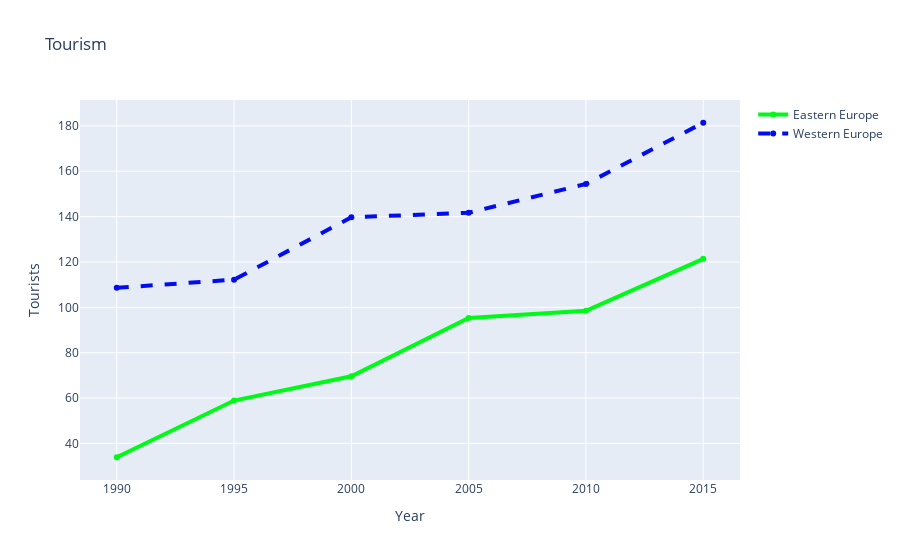

Write notebook code for a chart like this one.
### Code cell
offline.iplot (fig)

### Figure 1 — Plotly figure (JSON) as saved in the notebook; plotly's stock layout.template omitted (floating-point values rounded to 4 significant figures)
{"data": [{"line": {"color": "rgb(0,250,24)", "width": 4}, "name": "Eastern Europe", "type": "scatter", "x": [1990, 1995, 2000, 2005, 2010, 2015], "y": [33.9, 58.9, 69.6, 95.3, 98.5, 121.4]}, {"line": {"color": "rgba(2,12,240, 191)", "dash": "dash", "width": 4}, "name": "Western Europe", "type": "scatter", "x": [1990, 1995, 2000, 2005, 2010, 2015], "y": [108.6, 112.2, 139.7, 141.7, 154.4, 181.4]}], "layout": {"title": {"text": "Tourism"}, "xaxis": {"title": {"text": "Year"}}, "yaxis": {"title": {"text": "Tourists"}}}}
